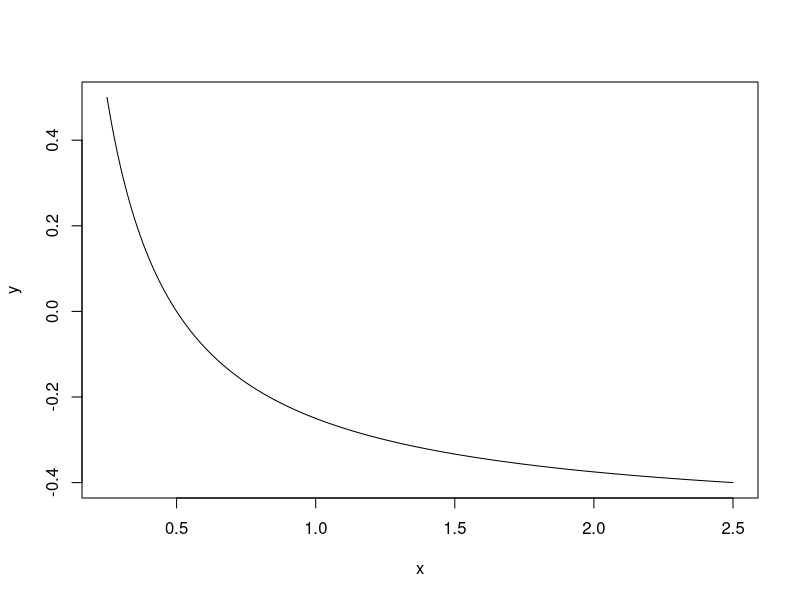
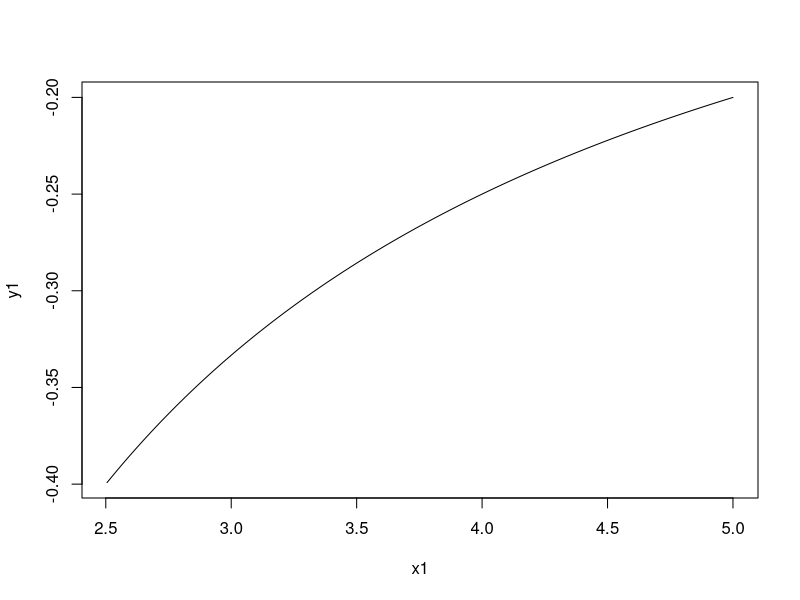
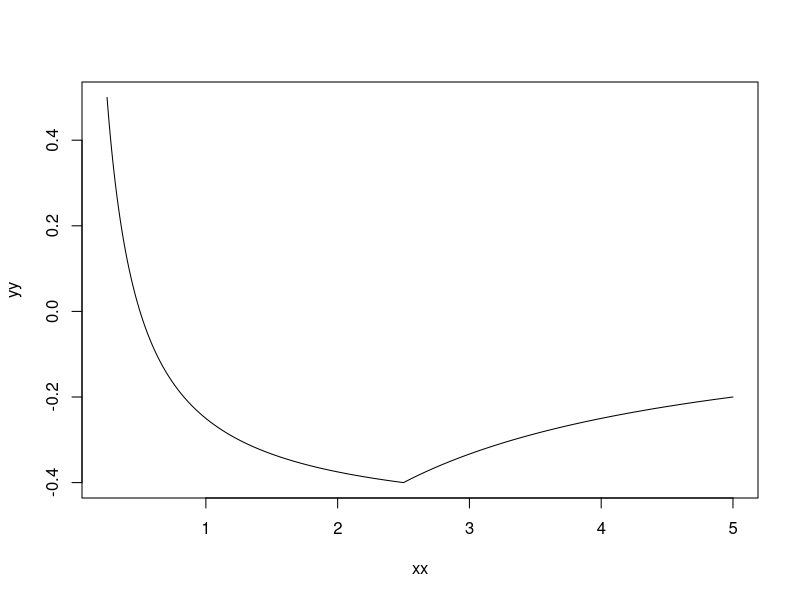

The R source for these figures, in order: (Note: this script raises an error after producing the figures.)
gamma_g = function(gamma){return (1/gamma/4- 1/2)}
x = seq(50, 500)/200
y = gamma_g(x)
plot(x, y, type = "l")
x1 = seq(501, 1000)/200
y1 = -1/x1
plot(x1, y1, type = "l")

xx = c(x, x1)
yy = c(y, y1)
plot(xx, yy, type = "l")

AA[1:10+7*10, ]

AA_mean = do.call(rbind, lapply(0:4, function(k) apply(AA[1:5+k*5, ], 2, mean)))

AA_sd = do.call(rbind, lapply(0:4, function(k) apply(AA[1:5+k*5, ], 2, sd)))/sqrt(5)


plot(seq(0, 2, by = 0.5), AA_mean[,2], type = "l", ylim = c(9, 20), lwd = 1, lty = 4, col = "blue", xlab = "beta", ylab = "error")
polygon(c(seq(0, 2, by = 0.5), rev(seq(0, 2, by = 0.5))), c(AA_mean[,2]+AA_sd[,2], rev(AA_mean[,2]-AA_sd[,2])), col = rgb(0, 0, 255, 20, maxColorValue=255), border = FALSE)
# lines(AA_mean[,2], lwd = 1, lty = 2)
#lines(AA_mean[,2]+AA_sd[,2], col = "red", lty = 2)
#lines(AA_mean[,2]-AA_sd[,2], col = "red", lty = 2)

i = 1
#plot(AA_mean[,i], type = "l", ylim = c(9, 20))
polygon(c(seq(0, 2, by = 0.5), rev(seq(0, 2, by = 0.5))), c(AA_mean[,i]+AA_sd[,i], rev(AA_mean[,i]-AA_sd[,i])), col = rgb(255, 0, 0, 20, maxColorValue=255), border = FALSE)
lines(seq(0, 2, by = 0.5), col = "red", AA_mean[,i], lwd = 1, lty = 3)
#lines(AA_mean[,i]+AA_sd[,i], col = "red", lty = 2)
#lines(AA_mean[,i]-AA_sd[,i], col = "red", lty = 2)

legend("topleft", inset=.1, legend=c("Proposed", "Groupwise"),
       col=c("blue", "red"), lty=4:3, cex=1)






BB_mean = do.call(rbind, lapply(0:8, function(k) apply(BB[1:5+k*5, ], 2, mean)))
BB_sd = do.call(rbind, lapply(0:8, function(k) apply(BB[1:5+k*5, ], 2, sd)))/sqrt(5)
x = seq(0, 4, by = 0.5)[1:6]
AA_mean = BB_mean[1:6,]
AA_sd = BB_sd[1:6,]

plot(x, AA_mean[,2], type = "l", ylim = c(1, 4), lwd = 1, lty = 4, col = "blue", xlab = "beta blow factor", ylab = "error")
polygon(c(x, rev(x)), c(AA_mean[,2]+AA_sd[,2], rev(AA_mean[,2]-AA_sd[,2])), col = rgb(0, 0, 255, 20, maxColorValue=255), border = FALSE)
# lines(AA_mean[,2], lwd = 1, lty = 2)
#lines(AA_mean[,2]+AA_sd[,2], col = "red", lty = 2)
#lines(AA_mean[,2]-AA_sd[,2], col = "red", lty = 2)

i = 3
#plot(AA_mean[,i], type = "l", ylim = c(9, 20))
polygon(c(x, rev(x)), c(AA_mean[,i]+AA_sd[,i], rev(AA_mean[,i]-AA_sd[,i])), col = rgb(255, 0, 0, 20, maxColorValue=255), border = FALSE)
lines(x, col = "red", AA_mean[,i], lwd = 1, lty = 3)
#lines(AA_mean[,i]+AA_sd[,i], col = "red", lty = 2)
#lines(AA_mean[,i]-AA_sd[,i], col = "red", lty = 2)

i = 1
#plot(AA_mean[,i], type = "l", ylim = c(9, 20))
polygon(c(x, rev(x)), c(AA_mean[,i]+AA_sd[,i], rev(AA_mean[,i]-AA_sd[,i])), col = rgb(0, 255, 0, 20, maxColorValue=255), border = FALSE)
lines(x, col = "green", AA_mean[,i], lwd = 1, lty = 5)

legend("top", inset=.08, legend=c("Global", "Proposed", "Groupwise"),
       col=c("green", "blue", "red"), lty=c(5, 4, 3), cex=1)





# sigma 
CC_mean = do.call(rbind, lapply(0:9, function(k) apply(CC[1:5+k*5, ], 2, mean)))
CC_sd = do.call(rbind, lapply(0:9, function(k) apply(CC[1:5+k*5, ], 2, sd)))/sqrt(5)
x = seq(log(0.5), log(4), length.out = 10)

exp(seq(log(0.1), log(10), length.out = 10))[4:8]
AA_mean = CC_mean
AA_sd = CC_sd

plot(x, AA_mean[,2], type = "l", ylim = c(1, 4), lwd = 1, lty = 4, col = "blue", xlab = "log(Lambda blow factor)", ylab = "error")
polygon(c(x, rev(x)), c(AA_mean[,2]+AA_sd[,2], rev(AA_mean[,2]-AA_sd[,2])), col = rgb(0, 0, 255, 20, maxColorValue=255), border = FALSE)
# lines(AA_mean[,2], lwd = 1, lty = 2)
#lines(AA_mean[,2]+AA_sd[,2], col = "red", lty = 2)
#lines(AA_mean[,2]-AA_sd[,2], col = "red", lty = 2)

i = 3
#plot(AA_mean[,i], type = "l", ylim = c(9, 20))
polygon(c(x, rev(x)), c(AA_mean[,i]+AA_sd[,i], rev(AA_mean[,i]-AA_sd[,i])), col = rgb(255, 0, 0, 20, maxColorValue=255), border = FALSE)
lines(x, col = "red", AA_mean[,i], lwd = 1, lty = 3)
#lines(AA_mean[,i]+AA_sd[,i], col = "red", lty = 2)
#lines(AA_mean[,i]-AA_sd[,i], col = "red", lty = 2)

i = 1
#plot(AA_mean[,i], type = "l", ylim = c(9, 20))
polygon(c(x, rev(x)), c(AA_mean[,i]+AA_sd[,i], rev(AA_mean[,i]-AA_sd[,i])), col = rgb(0, 255, 0, 20, maxColorValue=255), border = FALSE)
lines(x, col = "green", AA_mean[,i], lwd = 1, lty = 5)

legend("top", inset=.08, legend=c("Global", "Proposed", "Groupwise"),
       col=c("green", "blue", "red"), lty=c(5, 4, 3), cex=1)




n = 50
DD_mean = do.call(rbind, lapply(0:12, function(k) apply(DD[1:n+k*n, ], 2, mean)))
DD_sd = do.call(rbind, lapply(0:12, function(k) apply(DD[1:n+k*n, ], 2, sd)))/sqrt(n)
x = seq(0, 6, by = 0.5)

AA_mean = DD_mean
AA_sd = DD_sd

plot(x, AA_mean[,2], type = "l", 
     ylim = c(28, 70), 
     lwd = 1, lty = 4, col = "blue", xlab = "h", ylab = "error")
polygon(c(x, rev(x)), c(AA_mean[,2]+AA_sd[,2], rev(AA_mean[,2]-AA_sd[,2])), col = rgb(0, 0, 255, 20, maxColorValue=255), border = FALSE)
# lines(AA_mean[,2], lwd = 1, lty = 2)
#lines(AA_mean[,2]+AA_sd[,2], col = "red", lty = 2)
#lines(AA_mean[,2]-AA_sd[,2], col = "red", lty = 2)

i = 3
#plot(AA_mean[,i], type = "l", ylim = c(9, 20))
polygon(c(x, rev(x)), c(AA_mean[,i]+AA_sd[,i], rev(AA_mean[,i]-AA_sd[,i])), col = rgb(255, 0, 0, 20, maxColorValue=255), border = FALSE)
lines(x, col = "red", AA_mean[,i], lwd = 1, lty = 3)
#lines(AA_mean[,i]+AA_sd[,i], col = "red", lty = 2)
#lines(AA_mean[,i]-AA_sd[,i], col = "red", lty = 2)

i = 1
#plot(AA_mean[,i], type = "l", ylim = c(9, 20))
polygon(c(x, rev(x)), c(AA_mean[,i]+AA_sd[,i], rev(AA_mean[,i]-AA_sd[,i])), col = rgb(0, 255, 0, 20, maxColorValue=255), border = FALSE)
lines(x, col = "green", AA_mean[,i], lwd = 1, lty = 5)

legend("topleft", inset=.1, legend=c("Global", "Groupwise", "Proposed"),
       col=c("green", "blue", "red"), lty=c(5, 4, 3), cex=1)


       